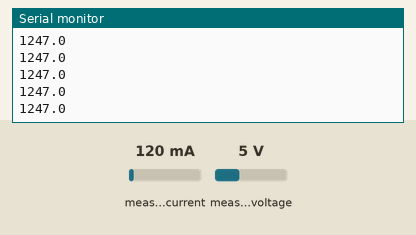
This sketch was run on a simulated Arduino Uno, built with avr-gcc and run on an emulated ATmega328P. Parts: the last lines printed to the serial monitor. Wiring (inferred from the names in the program): INA219 current sensor at I2C address 0x45. The inputs (shaded band) are chosen by the test bench; at power-on: measured current 120 mA, measured voltage 5 V.

Above: at 1.2 s.
1.3 s: measured current set to 40 mA
At 1.33 s:
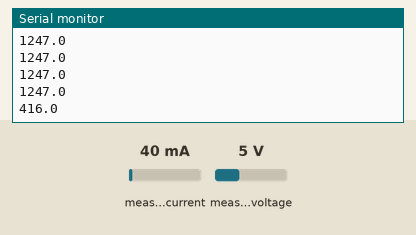
2.8 s: measured current set to 500 mA
At 2.84 s:
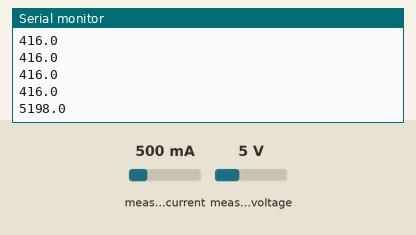
Timing chart, 0 to 5.8 s (numbered marks = the images above; inputs shaded):
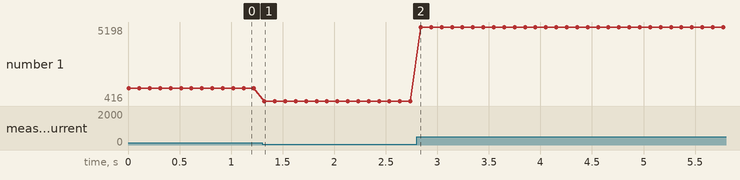

Measured:
- after the input at 1.3 s, the serial monitor: prints a new line at once (image 1)
- after the input at 2.8 s, the serial monitor: prints a new line at once (image 2)
- plotted number 1: 1247 → 416 after the input at 1.3 s, 416 → 5198 after the input at 2.8 s

The sketch:

powersensor.ino
```cpp
// (licence header left out)
#include <Wire.h>
#include "DFRobot_INA219.h"

DFRobot_INA219_IIC ina219(&Wire, INA219_I2C_ADDRESS4);

// Revise the following two paramters according to actual reading of the INA219 and the multimeter
// for linearly calibration
float ina219Reading_mA = 25;
float extMeterReading_mA = 26;

void setup(void) {
  Serial.begin(115200);
  while (!Serial)
    ;

  Serial.println();
  while (ina219.begin() != true) {
    Serial.println("INA219 begin faild");
    delay(2000);
  }
  ina219.linearCalibrate(ina219Reading_mA, extMeterReading_mA);
  Serial.println();
}

void loop(void) {
  Serial.println(ina219.getCurrent_mA(), 1);
  delay(100);
}
```

DFRobot_INA219.cpp
```cpp
// (licence header left out)
#include <Arduino.h>
#include <Wire.h>
#include "DFRobot_INA219.h"

bool DFRobot_INA219::begin()
{
    lastOperateStatus = eIna219_InitError;
    Wire.begin();
    if (scan() == true)
    {
        setBRNG(eIna219BusVolRange_32V);
        setPGA(eIna219PGABits_8);
        setBADC(eIna219AdcBits_12, eIna219AdcSample_8);
        setSADC(eIna219AdcBits_12, eIna219AdcSample_8);
        setMode(eIna219SAndBVolCon);
        calValue = 4096;
        writeInaReg(INA219_REG_CALIBRATION, calValue);
        lastOperateStatus = eIna219_ok;
        return true;
    }
    else{
        return false;
    }
}


void DFRobot_INA219::linearCalibrate(float ina219Reading_mA, float extMeterReading_mA)
{
    calValue = (uint16_t)((extMeterReading_mA / ina219Reading_mA) * calValue) & 0xFFFE;
    writeInaReg(INA219_REG_CALIBRATION, calValue);
}

float DFRobot_INA219::getBusVoltage_V()
{
    return (float) (readInaRegUnsigned(INA219_REG_BUSVOLTAGE) >> 3) * 0.004;
}

float DFRobot_INA219::getShuntVoltage_mV()
{
    return (float) readInaReg(INA219_REG_SHUNTVOLTAGE) * 0.01;
}

float DFRobot_INA219::getCurrent_mA()
{
    return (float) readInaReg(INA219_REG_CURRENT);
}

float DFRobot_INA219::getPower_mW()
{
    return (float) readInaReg(INA219_REG_POWER) * 20;
}
/*Sets Bus Voltage Range(default value is 32V)*/
void DFRobot_INA219::setBRNG(eIna219BusVolRange_t value)/**/
{
    int16_t    conf;
    conf = readInaReg(INA219_REG_CONFIG);
    conf &= ~((uint16_t) 1 << 13);
    conf |= (uint16_t) value << 13;
    writeInaReg(INA219_REG_CONFIG, conf);
}
/*Sets PGA gain and range(default value is 320mV)*/
void DFRobot_INA219::setPGA(eIna219PGABits_t bits)//Sets PGA gain and range(default value is 320mV)
{
    int16_t    conf;
    conf = readInaReg(INA219_REG_CONFIG);
    conf &= ~((uint16_t) 0x03 << 11);
    conf |= (uint16_t) bits << 11;
    writeInaReg(INA219_REG_CONFIG, conf);
}
/*
 *These bits adjust the Bus ADC resolution (9-, 10-, 11-, or 12-bit)
 *or set the number of samples used when averaging results for the Bus Voltage Register
 */
void DFRobot_INA219::setBADC(eIna219AdcBits_t bits, eIna219AdcSample_t sample)
{
    int16_t    conf;
    int16_t    value = 0;
    if(bits < eIna219AdcBits_12 && sample > eIna219AdcSample_1)
       return;
    if(bits < eIna219AdcBits_12)
        value = bits;
    else
        value = 0x08 | sample;
    conf = readInaReg(INA219_REG_CONFIG);
    conf &= ~((uint16_t) 0x0f << 7);
    conf |= (uint16_t) value << 7;
    writeInaReg(INA219_REG_CONFIG, conf);
}
/*
 *These bits adjust the Shunt ADC resolution (9-, 10-, 11-, or 12-bit)
 *or set the number of samples used when averaging results for the Shunt Voltage Register
 */
void DFRobot_INA219::setSADC(eIna219AdcBits_t bits, eIna219AdcSample_t sample)
{
    int16_t    conf;
    int16_t    value = 0;
    if(bits < eIna219AdcBits_12 && sample > eIna219AdcSample_1)
       return;
    if(bits < eIna219AdcBits_12)
        value = bits;
    else
        value = 0x08 | sample;
    conf = readInaReg(INA219_REG_CONFIG);
    conf &= ~((uint16_t) 0x0f << 3);
    conf |= (uint16_t) value << 3;
    writeInaReg(INA219_REG_CONFIG, conf);
}
/*Selects continuous, triggered, or power-down mode of operation*/
void DFRobot_INA219::setMode(eInaMode_t mode)
{
    int16_t    conf;
    conf = readInaReg(INA219_REG_CONFIG);
    conf &= ~((uint16_t) 0x07);
    conf |= (uint16_t) mode;
    writeInaReg(INA219_REG_CONFIG, conf);
}

void DFRobot_INA219::reset()
{
    writeInaReg(INA219_REG_CONFIG, INA219_CONFIG_RESET);
}

void DFRobot_INA219_IIC::writeReg(uint8_t reg, uint8_t *pBuf, uint16_t len)
{
    lastOperateStatus = eIna219_WriteRegError;
    _pWire->begin();
    _pWire->beginTransmission(_addr);
    _pWire->write(reg);
    for(uint16_t i = 0; i < len; i ++)
        _pWire->write(pBuf[i]);
    _pWire->endTransmission();
    lastOperateStatus = eIna219_ok;
}

void DFRobot_INA219_IIC::readReg(uint8_t reg, uint8_t *pBuf, uint16_t len)
{
    lastOperateStatus = eIna219_ReadRegError;
    _pWire->begin();
    _pWire->beginTransmission(_addr);
    _pWire->write(reg);
    if(_pWire->endTransmission() != 0)
        return;
    _pWire->requestFrom(_addr, (uint8_t) len);
    for(uint16_t i = 0; i < len; i ++) {
        pBuf[i] = _pWire->read();
    }
    _pWire->endTransmission();
    lastOperateStatus = eIna219_ok;
}

int16_t DFRobot_INA219::readInaReg(uint8_t reg)
{
    uint8_t buf[2] = {0};

    readReg(reg, buf, sizeof(buf));
    return (buf[0] << 8) | buf[1];
}

uint16_t DFRobot_INA219::readInaRegUnsigned(uint8_t reg)
{
    uint8_t buf[2] = {0};

    readReg(reg, buf, sizeof(buf));
    return (buf[0] << 8) | buf[1];
}

void DFRobot_INA219::writeInaReg(uint8_t reg, uint16_t value)
{
    uint8_t buffer[2] = {(value >> 8), value & 0xff};
    writeReg(reg, buffer, 2);
}

bool DFRobot_INA219_IIC::scan()
{
    _pWire->beginTransmission(_addr);
    if (_pWire->endTransmission() == 0){
        return true;
    }
    return false;
}

bool DFRobot_INA219_IIC::begin()
{
    lastOperateStatus = eIna219_InitError;
    _pWire->begin();
    if (scan() == true)
    {
        setBRNG(eIna219BusVolRange_32V);
        setPGA(eIna219PGABits_8);
        setBADC(eIna219AdcBits_12, eIna219AdcSample_8);
        setSADC(eIna219AdcBits_12, eIna219AdcSample_8);
        setMode(eIna219SAndBVolCon);
        calValue = 4096;
        writeInaReg(INA219_REG_CALIBRATION, calValue);
        lastOperateStatus = eIna219_ok;
        return true;
    }
    else{
        return false;
    }
}
```

DFRobot_INA219.h
```cpp
// (licence header left out)
#ifndef _DFROBOT_INA219_H
#define _DFROBOT_INA219_H
#include <Wire.h>

#define INA219_I2C_ADDRESS1                      (0x40)///< I2C ADDRESS 1
#define INA219_I2C_ADDRESS2                      (0x41)///< I2C ADDRESS 2
#define INA219_I2C_ADDRESS3                      (0x44)///< I2C ADDRESS 3
#define INA219_I2C_ADDRESS4                      (0x45)///< I2C ADDRESS 4

#define DFROBOT_INA219_READ                      (0x01)///<Register Configuration

#define INA219_REG_CONFIG                        (0x00) ///<Config register
#define INA219_CONFIG_RESET                      (0x8000) ///<Config reset register
#define INA219_CONFIG_BUSVOLTAGERANGE_MASK       (0x2000) ///<Config bus voltage range
#define INA219_REG_SHUNTVOLTAGE                  (0x01)///<Shunt Voltage Register
#define INA219_REG_BUSVOLTAGE                    (0x02)///<Bus Voltage Register
#define INA219_REG_POWER                         (0x03)///<Power Register
#define INA219_REG_CURRENT                       (0x04)///<Current Register
#define INA219_REG_CALIBRATION                   (0x05)///<Register Calibration


class DFRobot_INA219
{
public:
/**
 * @enum eIna219Status_t
 * @brief Error code
 * @details Explain errors that occur when running the program
 */
typedef enum {
    eIna219_ok,/**<No error */
    eIna219_InitError,/**<Init error */
    eIna219_WriteRegError,/**<Write register error */
    eIna219_ReadRegError,/**<Read register error */
}eIna219Status_t;

/**
 * @enum eIna219BusVolRange_t
 * @brief Bus Voltage Range
 */
typedef enum {
    eIna219BusVolRange_16V,/**< ±16V*/
    eIna219BusVolRange_32V/**< ±32V*/
} eIna219BusVolRange_t;

/**
 * @enum eIna219PGABits_t
 * @brief  GAIN and range for PGA(Shunt Voltage Only)
 */
typedef enum {
    eIna219PGABits_1,/**<GAIN:1,Range ±40 mV*/
    eIna219PGABits_2,/**<GAIN:/2,Range ±80 mV*/
    eIna219PGABits_4,/**<GAIN:/4,Range ±160 mV*/
    eIna219PGABits_8/**<GAIN:/8,Range ±320 mV*/
} eIna219PGABits_t;

/**
 * @enum eIna219AdcBits_t
 * @brief  These bits adjust the Shunt ADC resolution (9-, 10-, 11-, or 12-bit) or set the number of samples used when
averaging results for the Shunt Voltage Register (01h).

 */
typedef enum {
    eIna219AdcBits_9,
    eIna219AdcBits_10,
    eIna219AdcBits_11,
    eIna219AdcBits_12
} eIna219AdcBits_t;

/**
 * @enum eIna219AdcSample_t
 * @brief Size of the sample collected by adc every time
 */
typedef enum {
    eIna219AdcSample_1,
    eIna219AdcSample_2,
    eIna219AdcSample_4,
    eIna219AdcSample_8,
    eIna219AdcSample_16,
    eIna219AdcSample_32,
    eIna219AdcSample_64,
    eIna219AdcSample_128
} eIna219AdcSample_t;

/**
 * @enum eInaMode_t
 * @brief Operating Mode
 */
typedef enum{
    eIna219PowerDown,   /**<Power-down*/
    eIna219SVolTrig,    /**<Shunt voltage, triggered*/
    eIna219BVolTrig,    /**<Bus voltage, triggered*/
    eIna219SAndBVolTrig,/**<Shunt and bus, triggered*/
    eIna219AdcOff,      /**<ADC off (disabled)*/
    eIna219SVolCon,     /**<Shunt voltage, continuous*/
    eIna219BVolCon,     /**<Bus voltage, continuous*/
    eIna219SAndBVolCon  /**<Shunt and bus, continuous*/
} eInaMode_t;
public:
    /**
     * @fn DFRobot_INA219
     * @brief Constructor
     * @return None
     */
    DFRobot_INA219(){};

    /**
     * @fn begin
     * @brief Initialize I2C bus and configure INA219 config register before reading data
     * @return true (succeeded)/false (failed)
     */
    bool begin();

    /**
     * @fn linearCalibrate
     * @brief Linear calibration
     * @param ina219Reading_mA    The current measured by INA219 (before calibration)
     * @param extMeterReading_mA  Actual measured current
     */
    void linearCalibrate(float ina219Reading_mA, float extMeterReading_mA);

    /**
     * @fn reset
     * @brief Reset config register
     */
    void reset();

    /**
     * @fn getBusVoltage_V
     * @brief  get the BusVoltage （Voltage of IN- to GND)
     * @return Voltage unit:V
     */
    float getBusVoltage_V();

    /**
     * @fn getShuntVoltage_mV
     * @brief  get the ShuntVoltage （Voltage of the sampling resistor, IN+ to NI-)
     * @return Voltage unit:mV
     */
    float getShuntVoltage_mV();

    /**
     * @fn getCurrent_mA
     * @brief get the Current(Current flows across IN+ and IN-.
     * @n If the current flows from IN+ to IN-, the reading is positive.
     * @n If the current flows from IN- to IN+, the reading is negative)
     * @return Current unit:mA
     */
    float getCurrent_mA();

    /**
     * @fn getPower_mW
     * @brief Get power
     * @details the power resolution read directly from the module is 20mW
     * @n (hardware mode). If the power is obtained by using the statement
     * @n "Power = BusVoltage*Current;", the resolution can be increased to 4mW
     * @n (software mode).
     * @return power unit：mW
     */
     float getPower_mW();

    /**
     * @fn setBRNG
     * @brief  Set BRNG (Bus Voltage Range)
     * @param value     eIna219BusVolRange_16V < 16V >
     * @n               eIna219BusVolRange_32V < 32V >
     */
    void  setBRNG(eIna219BusVolRange_t value);

    /**
     * @fn setPGA
     * @brief  Set PGA parameter (Shunt Voltage Only)
     * @param bits          eIna219PGABits_1 <GAIN:1,Range ±40 mV>
     * @n                   eIna219PGABits_2 <GAIN:/2,Range ±80 mV>
     * @n                   eIna219PGABits_4 <GAIN:/4,Range ±160 mV>
     * @n                   eIna219PGABits_8 <GAIN:/8,Range ±320 mV>
     */
    void  setPGA(eIna219PGABits_t bits);

    /**
     * @fn setBADC
     * @brief  Set BADC parameter (Bus ADC Resolution/Averaging)
     * @param bits           Resolution
     * @n                    eIna219AdcBits_9,
     * @n                    eIna219AdcBits_10,
     * @n                    eIna219AdcBits_11,
     * @n                    eIna219AdcBits_12
     * @param sample         Sample size
     * @n                    eIna219AdcSample_1,
     * @n                    eIna219AdcSample_2,
     * @n                    eIna219AdcSample_4,
     * @n                    eIna219AdcSample_8,
     * @n                    eIna219AdcSample_16,
     * @n                    eIna219AdcSample_32,
     * @n                    eIna219AdcSample_64,
     * @n                    eIna219AdcSample_128
     */
    void  setBADC(eIna219AdcBits_t bits, eIna219AdcSample_t sample);

    /**
     * @fn setSADC
     * @brief  Set SADC parameter (Shunt ADC Resolution/Averaging)
     * @param bits           Resolution
     * @n                    eIna219AdcBits_9,
     * @n                    eIna219AdcBits_10,
     * @n                    eIna219AdcBits_11,
     * @n                    eIna219AdcBits_12
     * @param sample         Sample size
     * @n                    eIna219AdcSample_1,
     * @n                    eIna219AdcSample_2,
     * @n                    eIna219AdcSample_4,
     * @n                    eIna219AdcSample_8,
     * @n                    eIna219AdcSample_16,
     * @n                    eIna219AdcSample_32,
     * @n                    eIna219AdcSample_64,
     * @n                    eIna219AdcSample_128
     */
    void  setSADC(eIna219AdcBits_t bits, eIna219AdcSample_t sample);

    /**
     * @fn setMode
     * @brief  Set operation Mode
     * @param mode
     * @n                eIna219PowerDown,   <Power-down>
     * @n                eIna219SVolTrig,    <Shunt voltage, triggered>
     * @n                eIna219BVolTrig,    <Bus voltage, triggered>
     * @n                eIna219SAndBVolTrig,<Shunt and bus, triggered>
     * @n                eIna219AdcOff,      <ADC off (disabled)>
     * @n                eIna219SVolCon,     <Shunt voltage, continuous>
     * @n                eIna219BVolCon,     <Bus voltage, continuous>
     * @n                eIna219SAndBVolCon  <Shunt and bus, continuous>
     */
    void  setMode(eInaMode_t mode);

    eIna219Status_t lastOperateStatus;
protected:

    uint16_t calValue;
    void writeConfig();
    virtual bool scan();
    virtual void writeReg(uint8_t reg, uint8_t *pBuf, uint16_t len);
    virtual void readReg(uint8_t reg, uint8_t *pBuf, uint16_t len);
    uint8_t BusRange, Pga, Badc, Sadc, Mode;
    int16_t readInaReg(uint8_t reg);
    uint16_t readInaRegUnsigned(uint8_t reg);
    void writeInaReg(uint8_t reg, uint16_t value);

};

class DFRobot_INA219_IIC : public DFRobot_INA219
{
public:
    /**
     * @fn DFRobot_INA219_IIC
     * @brief Constructor
     * @param pWire I2C controller pointer
     * @param i2caddr  I2C address
     * @n INA219_I2C_ADDRESS1  0x40   A0 = 0  A1 = 0
     * @n INA219_I2C_ADDRESS2  0x41   A0 = 1  A1 = 0
     * @n INA219_I2C_ADDRESS3  0x44   A0 = 0  A1 = 1
     * @n INA219_I2C_ADDRESS4  0x45   A0 = 1  A1 = 1
     */
    DFRobot_INA219_IIC(TwoWire *pWire, uint8_t i2caddr) : DFRobot_INA219() { _pWire = pWire; _addr = i2caddr; }
    bool begin();
protected:
    void    writeReg(uint8_t reg, uint8_t *pBuf, uint16_t len);
    void    readReg(uint8_t reg, uint8_t *pBuf, uint16_t len);
    bool scan();
    uint8_t   _addr;
    TwoWire   *_pWire;
};

#endif
```
